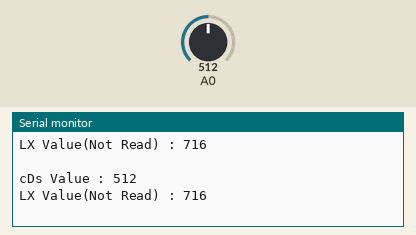
A sketch run on a simulated Arduino Uno, built with avr-gcc and run on an emulated ATmega328P. Parts: the last lines printed to the serial monitor. The test bench sets the inputs (shaded band); at power-on: A0 = 512.

Above: at 1.8 s.
1.9 s: A0 set to 716
At 2.8 s:
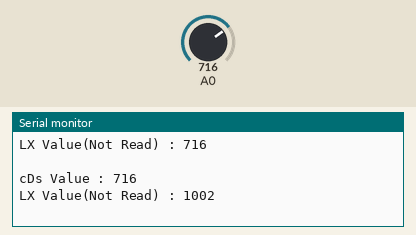
3.4 s: A0 set to 900
At 4.8 s:
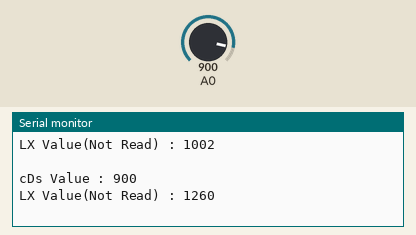
Timing chart, 0 to 6.4 s (numbered marks = the images above; inputs shaded):
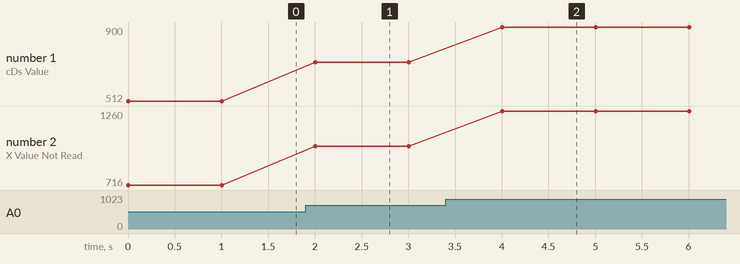

The sketch:

IoT_6_cDs.ino
```cpp
void setup() {
  Serial.begin(115200);

}

void loop() {
  int sensorValue=analogRead(A0);
  int LX_Value=sensorValue*1.4;

  Serial.print("cDs Value : ");
  Serial.println(sensorValue);

  Serial.print("LX Value(Not Read) : ");
  Serial.println(LX_Value);

  Serial.println(" ");
  delay(1000);
}
```

Measured:
- after the input at 1.9 s, the serial monitor: prints a new line after 0.10 s (image 1)
- after the input at 3.4 s, the serial monitor: prints a new line after 0.60 s (image 2)
- plotted number 1: 716 → 900 after the input at 3.4 s
- plotted number 2: 716 → 1002 after the input at 1.9 s, 1002 → 1260 after the input at 3.4 s
